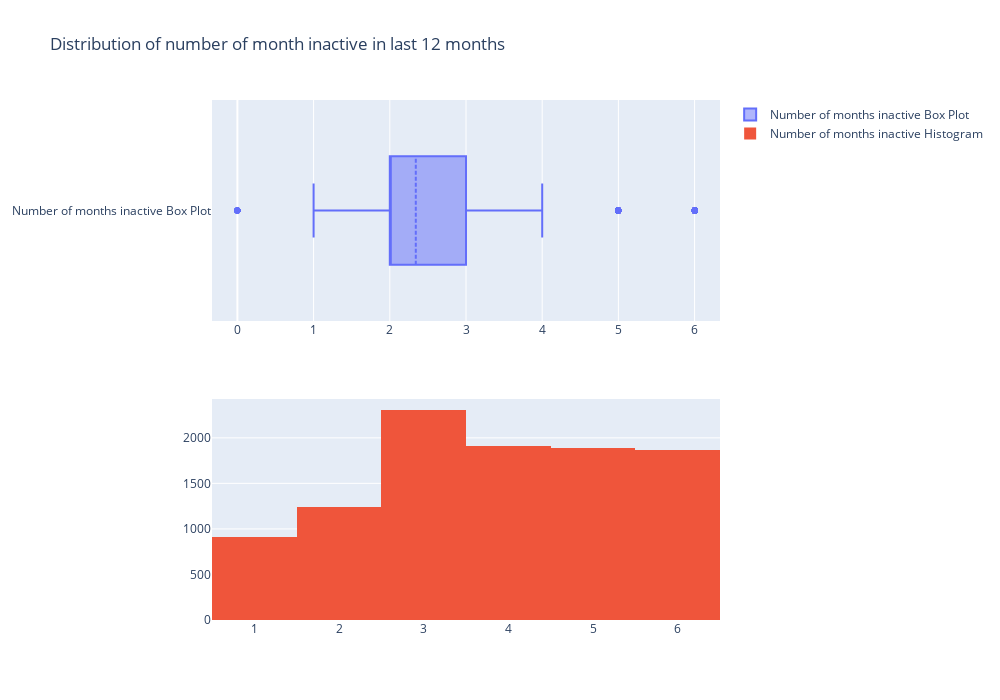

This figure's notebook cell:
### Markdown cell above
The distrubution of the total number of products held by the customer seems closer to a uniform distribution and may appear
useless as a predictor for churn status

### Code cell
# Number of months inactive in last 12 months
fig = make_subplots(rows=2,cols=1)

tr1 = go.Box(x = df['Months_Inactive_12_mon'],name = 'Number of months inactive Box Plot',boxmean=True)
tr2 = go.Histogram(x = df['Total_Relationship_Count'] ,name='Number of months inactive Histogram')

fig.add_trace(tr1,row=1,col=1)
fig.add_trace(tr2,row=2,col=1)
fig.update_layout(height = 700,width = 1000, title_text = 'Distribution of number of month inactive in last 12 months ')
fig.show()

### Figure 1 — Plotly figure (JSON) as saved in the notebook; plotly's stock layout.template omitted (floating-point values rounded to 4 significant figures; data arrays with more than 128 entries replaced by an {"elided": "..."} marker saying what was removed)
{"data": [{"boxmean": true, "name": "Number of months inactive Box Plot", "type": "box", "x": {"elided": "10127 int values"}, "xaxis": "x", "yaxis": "y"}, {"name": "Number of months inactive Histogram", "type": "histogram", "x": {"elided": "10127 int values"}, "xaxis": "x2", "yaxis": "y2"}], "layout": {"height": 700, "title": {"text": "Distribution of number of month inactive in last 12 months "}, "width": 1000, "xaxis": {"anchor": "y", "autorange": true, "domain": [0, 1], "range": [-0.3333, 6.333], "type": "linear"}, "xaxis2": {"anchor": "y2", "autorange": true, "domain": [0, 1], "range": [0.5, 6.5], "type": "linear"}, "yaxis": {"anchor": "x", "autorange": true, "domain": [0.575, 1], "range": [-0.5, 0.5], "type": "category"}, "yaxis2": {"anchor": "x2", "autorange": true, "domain": [0, 0.425], "range": [0, 2426.0]}}}
